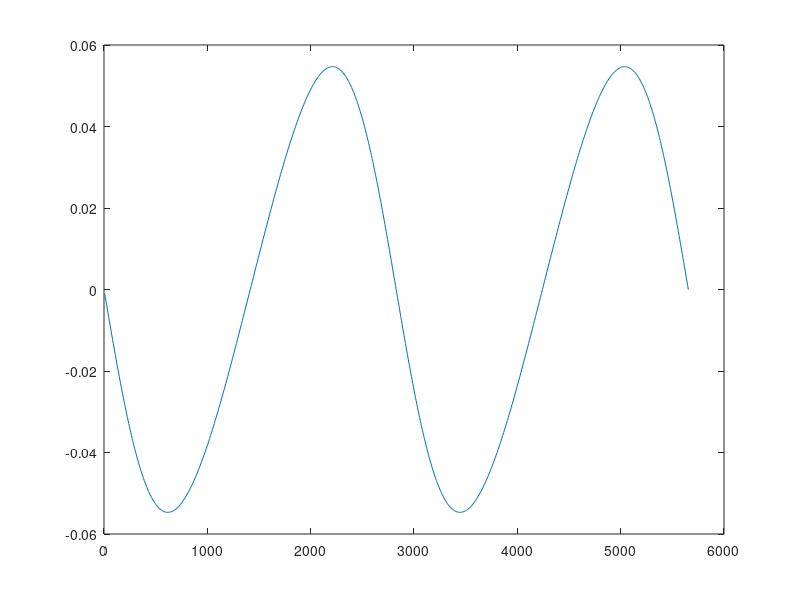

The MATLAB script that drew this image: (Note: this script raises an error after producing the figure.)
a_star = 0.05;
G = 6.67 * 10^-11;
i = 60;
P = 5;
omega = 90;
M = 1;
%P = sqrt(4 * pi^2 * a^3 / (G * M));
a = (P^2 * G * M / 4 * pi^2)^(1/3);
figure(1)
filename = 'radial_vel.gif';
for e = 0.1:0.1:0.9
    sum = 0;
    for theta = 1:1:720
        dist = a*(1-e^2)/(1 + e * cosd(theta));
        a_v = sqrt(G * M * a * (1 - e^2))/dist^2;
        d_t = 1 / a_v;
        sum = sum + d_t;
        %sum1 = sum/(60*60);
        sum_t(theta) = sum;
        v_r = (2 * pi * a_star * sind(i) * (e * cosd(omega) + cosd(omega + theta))) / (P * sqrt(1 - e^2));
        radial_vel(theta) = v_r;
    end 
    plot(sum_t,radial_vel)
    drawnow
    frame = getframe(1);
    im = frame2im(frame);
    [imind,cm] = rgb2ind(im,256);
    if e == 0.1;
        imwrite(imind,cm,filename,'gif', 'Loopcount',inf);
    else
        imwrite(imind,cm,filename,'gif','WriteMode','append');
    end
end





